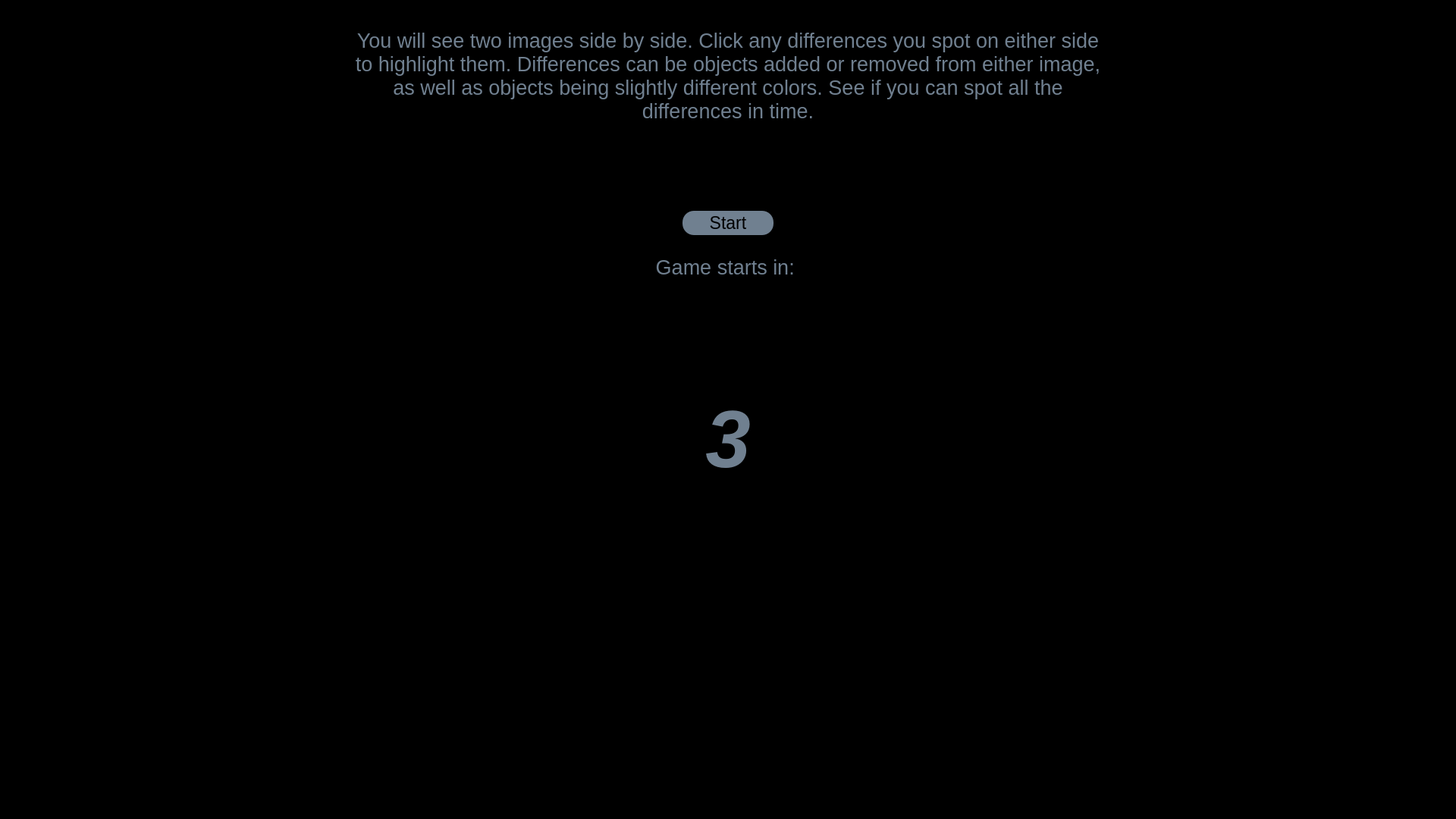
<?xml version="1.0" encoding="UTF-8"?>
<ui version="4.0">
 <class>ReadyForm</class>
 <widget class="QWidget" name="ReadyForm">
  <property name="geometry">
   <rect>
    <x>0</x>
    <y>0</y>
    <width>1920</width>
    <height>1080</height>
   </rect>
  </property>
  <property name="minimumSize">
   <size>
    <width>0</width>
    <height>0</height>
   </size>
  </property>
  <property name="maximumSize">
   <size>
    <width>16777215</width>
    <height>16777215</height>
   </size>
  </property>
  <property name="windowTitle">
   <string>Form</string>
  </property>
  <property name="styleSheet">
   <string notr="true">background-color: black</string>
  </property>
  <layout class="QVBoxLayout" name="verticalLayout_3">
   <item>
    <widget class="QStackedWidget" name="stackedWidget">
     <property name="minimumSize">
      <size>
       <width>0</width>
       <height>0</height>
      </size>
     </property>
     <property name="currentIndex">
      <number>0</number>
     </property>
     <widget class="QWidget" name="startPage">
      <property name="minimumSize">
       <size>
        <width>0</width>
        <height>0</height>
       </size>
      </property>
      <layout class="QVBoxLayout" name="verticalLayout_4">
       <item alignment="Qt::AlignHCenter">
        <widget class="QFrame" name="buttonFrame">
         <property name="minimumSize">
          <size>
           <width>0</width>
           <height>300</height>
          </size>
         </property>
         <property name="maximumSize">
          <size>
           <width>16777215</width>
           <height>300</height>
          </size>
         </property>
         <property name="frameShape">
          <enum>QFrame::StyledPanel</enum>
         </property>
         <property name="frameShadow">
          <enum>QFrame::Raised</enum>
         </property>
         <layout class="QVBoxLayout" name="verticalLayout_2">
          <item alignment="Qt::AlignHCenter|Qt::AlignVCenter">
           <widget class="QLabel" name="helpLabel">
            <property name="minimumSize">
             <size>
              <width>1000</width>
              <height>140</height>
             </size>
            </property>
            <property name="maximumSize">
             <size>
              <width>400</width>
              <height>64</height>
             </size>
            </property>
            <property name="font">
             <font>
              <pointsize>20</pointsize>
             </font>
            </property>
            <property name="styleSheet">
             <string notr="true">color: slategrey;</string>
            </property>
            <property name="text">
             <string>You will see two images side by side. Click any differences you spot on either side to highlight them. Differences can be objects added or removed from either image, as well as objects being slightly different colors. See if you can spot all the differences in time.</string>
            </property>
            <property name="alignment">
             <set>Qt::AlignCenter</set>
            </property>
            <property name="wordWrap">
             <bool>true</bool>
            </property>
           </widget>
          </item>
          <item alignment="Qt::AlignHCenter|Qt::AlignBottom">
           <widget class="QPushButton" name="startButton">
            <property name="minimumSize">
             <size>
              <width>120</width>
              <height>32</height>
             </size>
            </property>
            <property name="maximumSize">
             <size>
              <width>120</width>
              <height>32</height>
             </size>
            </property>
            <property name="font">
             <font>
              <pointsize>17</pointsize>
             </font>
            </property>
            <property name="styleSheet">
             <string notr="true">QPushButton#startButton { 
	background-color: slategrey; 
	border-radius: 15px;
	color: black; 
}

QPushButton#startButton:hover { 
	background-color: rgb(142, 158, 174); 
	border-radius: 15px;
	border: 2px solid slategrey;
}

</string>
            </property>
            <property name="text">
             <string>Start</string>
            </property>
           </widget>
          </item>
         </layout>
        </widget>
       </item>
       <item alignment="Qt::AlignHCenter">
        <widget class="QFrame" name="countdownFrame">
         <property name="minimumSize">
          <size>
           <width>0</width>
           <height>380</height>
          </size>
         </property>
         <property name="maximumSize">
          <size>
           <width>16777215</width>
           <height>400</height>
          </size>
         </property>
         <property name="frameShape">
          <enum>QFrame::StyledPanel</enum>
         </property>
         <property name="frameShadow">
          <enum>QFrame::Raised</enum>
         </property>
         <layout class="QVBoxLayout" name="verticalLayout">
          <item alignment="Qt::AlignHCenter|Qt::AlignTop">
           <widget class="QLabel" name="infoLabel">
            <property name="minimumSize">
             <size>
              <width>400</width>
              <height>32</height>
             </size>
            </property>
            <property name="maximumSize">
             <size>
              <width>400</width>
              <height>32</height>
             </size>
            </property>
            <property name="font">
             <font>
              <pointsize>20</pointsize>
             </font>
            </property>
            <property name="styleSheet">
             <string notr="true">color: slategrey;</string>
            </property>
            <property name="text">
             <string>Game starts in: </string>
            </property>
            <property name="alignment">
             <set>Qt::AlignCenter</set>
            </property>
           </widget>
          </item>
          <item alignment="Qt::AlignHCenter|Qt::AlignTop">
           <widget class="QLabel" name="countdownLabel">
            <property name="minimumSize">
             <size>
              <width>120</width>
              <height>120</height>
             </size>
            </property>
            <property name="maximumSize">
             <size>
              <width>120</width>
              <height>120</height>
             </size>
            </property>
            <property name="font">
             <font>
              <pointsize>80</pointsize>
              <italic>true</italic>
              <bold>true</bold>
             </font>
            </property>
            <property name="styleSheet">
             <string notr="true">color: slategrey;</string>
            </property>
            <property name="text">
             <string>3</string>
            </property>
            <property name="alignment">
             <set>Qt::AlignCenter</set>
            </property>
           </widget>
          </item>
         </layout>
        </widget>
       </item>
       <item>
        <spacer name="verticalSpacer">
         <property name="orientation">
          <enum>Qt::Vertical</enum>
         </property>
         <property name="sizeHint" stdset="0">
          <size>
           <width>20</width>
           <height>40</height>
          </size>
         </property>
        </spacer>
       </item>
      </layout>
     </widget>
     <widget class="QWidget" name="selectPage">
      <property name="minimumSize">
       <size>
        <width>0</width>
        <height>0</height>
       </size>
      </property>
      <layout class="QVBoxLayout" name="verticalLayout_9">
       <item alignment="Qt::AlignHCenter">
        <widget class="QFrame" name="frame">
         <property name="minimumSize">
          <size>
           <width>260</width>
           <height>300</height>
          </size>
         </property>
         <property name="maximumSize">
          <size>
           <width>260</width>
           <height>150</height>
          </size>
         </property>
         <property name="frameShape">
          <enum>QFrame::StyledPanel</enum>
         </property>
         <property name="frameShadow">
          <enum>QFrame::Raised</enum>
         </property>
         <layout class="QVBoxLayout" name="verticalLayout_6">
          <item alignment="Qt::AlignHCenter">
           <widget class="QLabel" name="countdownLabel2">
            <property name="minimumSize">
             <size>
              <width>120</width>
              <height>120</height>
             </size>
            </property>
            <property name="maximumSize">
             <size>
              <width>120</width>
              <height>120</height>
             </size>
            </property>
            <property name="font">
             <font>
              <pointsize>80</pointsize>
              <italic>true</italic>
              <bold>true</bold>
             </font>
            </property>
            <property name="styleSheet">
             <string notr="true">color: slategrey;</string>
            </property>
            <property name="text">
             <string/>
            </property>
            <property name="alignment">
             <set>Qt::AlignCenter</set>
            </property>
           </widget>
          </item>
          <item>
           <widget class="QPushButton" name="restartButton">
            <property name="minimumSize">
             <size>
              <width>240</width>
              <height>40</height>
             </size>
            </property>
            <property name="maximumSize">
             <size>
              <width>240</width>
              <height>34</height>
             </size>
            </property>
            <property name="font">
             <font>
              <pointsize>17</pointsize>
             </font>
            </property>
            <property name="styleSheet">
             <string notr="true">QPushButton#restartButton { 
	background-color: slategrey; 
	border-radius: 20px;
	color: black; 
}

QPushButton#restartButton:hover { 
	background-color: rgb(142, 158, 174); 
	border-radius: 20px;
	border: 2px solid slategrey;
}

</string>
            </property>
            <property name="text">
             <string>Restart This Image</string>
            </property>
           </widget>
          </item>
          <item>
           <widget class="QPushButton" name="startNewButton">
            <property name="minimumSize">
             <size>
              <width>240</width>
              <height>40</height>
             </size>
            </property>
            <property name="maximumSize">
             <size>
              <width>240</width>
              <height>34</height>
             </size>
            </property>
            <property name="font">
             <font>
              <pointsize>17</pointsize>
             </font>
            </property>
            <property name="styleSheet">
             <string notr="true">QPushButton#startNewButton { 
	background-color: slategrey; 
	border-radius: 20px;
	color: black; 
}

QPushButton#startNewButton:hover { 
	background-color: rgb(142, 158, 174); 
	border-radius: 20px;
	border: 2px solid slategrey;
}

</string>
            </property>
            <property name="text">
             <string>Start New Image</string>
            </property>
           </widget>
          </item>
         </layout>
        </widget>
       </item>
      </layout>
     </widget>
     <widget class="QWidget" name="endPage">
      <property name="minimumSize">
       <size>
        <width>0</width>
        <height>0</height>
       </size>
      </property>
      <layout class="QVBoxLayout" name="verticalLayout_5">
       <item alignment="Qt::AlignHCenter|Qt::AlignTop">
        <widget class="QFrame" name="frame_3">
         <property name="minimumSize">
          <size>
           <width>1000</width>
           <height>800</height>
          </size>
         </property>
         <property name="maximumSize">
          <size>
           <width>1200</width>
           <height>800</height>
          </size>
         </property>
         <property name="frameShape">
          <enum>QFrame::StyledPanel</enum>
         </property>
         <property name="frameShadow">
          <enum>QFrame::Raised</enum>
         </property>
         <layout class="QVBoxLayout" name="verticalLayout_8">
          <item>
           <widget class="QLabel" name="endLabel">
            <property name="minimumSize">
             <size>
              <width>1000</width>
              <height>140</height>
             </size>
            </property>
            <property name="maximumSize">
             <size>
              <width>400</width>
              <height>64</height>
             </size>
            </property>
            <property name="font">
             <font>
              <pointsize>70</pointsize>
             </font>
            </property>
            <property name="styleSheet">
             <string notr="true">color: slategrey;</string>
            </property>
            <property name="text">
             <string>Congratulations!</string>
            </property>
            <property name="alignment">
             <set>Qt::AlignCenter</set>
            </property>
            <property name="wordWrap">
             <bool>true</bool>
            </property>
           </widget>
          </item>
          <item>
           <widget class="QLabel" name="resultsLabel">
            <property name="minimumSize">
             <size>
              <width>1000</width>
              <height>140</height>
             </size>
            </property>
            <property name="maximumSize">
             <size>
              <width>400</width>
              <height>64</height>
             </size>
            </property>
            <property name="font">
             <font>
              <pointsize>40</pointsize>
             </font>
            </property>
            <property name="styleSheet">
             <string notr="true">color: slategrey;</string>
            </property>
            <property name="text">
             <string>You found _ differences in _ </string>
            </property>
            <property name="alignment">
             <set>Qt::AlignCenter</set>
            </property>
            <property name="wordWrap">
             <bool>true</bool>
            </property>
           </widget>
          </item>
          <item alignment="Qt::AlignHCenter">
           <widget class="QFrame" name="frame_2">
            <property name="minimumSize">
             <size>
              <width>260</width>
              <height>200</height>
             </size>
            </property>
            <property name="maximumSize">
             <size>
              <width>260</width>
              <height>200</height>
             </size>
            </property>
            <property name="frameShape">
             <enum>QFrame::StyledPanel</enum>
            </property>
            <property name="frameShadow">
             <enum>QFrame::Raised</enum>
            </property>
            <layout class="QVBoxLayout" name="verticalLayout_7">
             <item>
              <widget class="QPushButton" name="restartButton2">
               <property name="minimumSize">
                <size>
                 <width>240</width>
                 <height>40</height>
                </size>
               </property>
               <property name="maximumSize">
                <size>
                 <width>240</width>
                 <height>34</height>
                </size>
               </property>
               <property name="font">
                <font>
                 <pointsize>17</pointsize>
                </font>
               </property>
               <property name="styleSheet">
                <string notr="true">QPushButton#restartButton2 { 
	background-color: slategrey; 
	border-radius: 20px;
	color: black; 
}

QPushButton#restartButton2:hover { 
	background-color: rgb(142, 158, 174); 
	border-radius: 20px;
	border: 2px solid slategrey;
}

</string>
               </property>
               <property name="text">
                <string>Restart This Image</string>
               </property>
              </widget>
             </item>
             <item>
              <widget class="QPushButton" name="nextButton">
               <property name="minimumSize">
                <size>
                 <width>240</width>
                 <height>40</height>
                </size>
               </property>
               <property name="maximumSize">
                <size>
                 <width>240</width>
                 <height>34</height>
                </size>
               </property>
               <property name="font">
                <font>
                 <pointsize>17</pointsize>
                </font>
               </property>
               <property name="styleSheet">
                <string notr="true">QPushButton#nextButton { 
	background-color: slategrey; 
	border-radius: 20px;
	color: black; 
}

QPushButton#nextButton:hover { 
	background-color: rgb(142, 158, 174); 
	border-radius: 20px;
	border: 2px solid slategrey;
}

</string>
               </property>
               <property name="text">
                <string>Next Image</string>
               </property>
              </widget>
             </item>
             <item>
              <widget class="QPushButton" name="exitButton">
               <property name="minimumSize">
                <size>
                 <width>240</width>
                 <height>40</height>
                </size>
               </property>
               <property name="maximumSize">
                <size>
                 <width>240</width>
                 <height>34</height>
                </size>
               </property>
               <property name="font">
                <font>
                 <pointsize>17</pointsize>
                </font>
               </property>
               <property name="styleSheet">
                <string notr="true">QPushButton#exitButton { 
	background-color: slategrey; 
	border-radius: 20px;
	color: black; 
}

QPushButton#exitButton:hover { 
	background-color: rgb(142, 158, 174); 
	border-radius: 20px;
	border: 2px solid slategrey;
}

</string>
               </property>
               <property name="text">
                <string>Exit</string>
               </property>
              </widget>
             </item>
            </layout>
           </widget>
          </item>
         </layout>
        </widget>
       </item>
      </layout>
     </widget>
     <widget class="QWidget" name="memoryStart">
      <layout class="QVBoxLayout" name="verticalLayout_12">
       <item>
        <widget class="QFrame" name="buttonFrame_2">
         <property name="minimumSize">
          <size>
           <width>0</width>
           <height>300</height>
          </size>
         </property>
         <property name="maximumSize">
          <size>
           <width>16777215</width>
           <height>300</height>
          </size>
         </property>
         <property name="frameShape">
          <enum>QFrame::StyledPanel</enum>
         </property>
         <property name="frameShadow">
          <enum>QFrame::Raised</enum>
         </property>
         <layout class="QVBoxLayout" name="verticalLayout_10">
          <item alignment="Qt::AlignHCenter|Qt::AlignVCenter">
           <widget class="QLabel" name="helpLabel_2">
            <property name="minimumSize">
             <size>
              <width>1000</width>
              <height>140</height>
             </size>
            </property>
            <property name="maximumSize">
             <size>
              <width>400</width>
              <height>64</height>
             </size>
            </property>
            <property name="font">
             <font>
              <pointsize>20</pointsize>
             </font>
            </property>
            <property name="styleSheet">
             <string notr="true">color: slategrey;</string>
            </property>
            <property name="text">
             <string>In a moment, you will be presented with an assortment of numbers. Try your best to remember these numbers. After studying the initial set of numbers you will be shown more numbers and you'll determine if it's a new number or if you've seen it before.</string>
            </property>
            <property name="alignment">
             <set>Qt::AlignCenter</set>
            </property>
            <property name="wordWrap">
             <bool>true</bool>
            </property>
           </widget>
          </item>
          <item alignment="Qt::AlignHCenter|Qt::AlignBottom">
           <widget class="QPushButton" name="memoryStartButton">
            <property name="minimumSize">
             <size>
              <width>120</width>
              <height>32</height>
             </size>
            </property>
            <property name="maximumSize">
             <size>
              <width>120</width>
              <height>32</height>
             </size>
            </property>
            <property name="font">
             <font>
              <pointsize>17</pointsize>
             </font>
            </property>
            <property name="styleSheet">
             <string notr="true">QPushButton#memoryStartButton { 
	background-color: slategrey; 
	border-radius: 15px;
	color: black; 
}

QPushButton#memoryStartButton:hover { 
	background-color: rgb(142, 158, 174); 
	border-radius: 15px;
	border: 2px solid slategrey;
}

</string>
            </property>
            <property name="text">
             <string>Start</string>
            </property>
           </widget>
          </item>
         </layout>
        </widget>
       </item>
       <item>
        <widget class="QFrame" name="countdownFrame_2">
         <property name="minimumSize">
          <size>
           <width>0</width>
           <height>380</height>
          </size>
         </property>
         <property name="maximumSize">
          <size>
           <width>16777215</width>
           <height>400</height>
          </size>
         </property>
         <property name="frameShape">
          <enum>QFrame::StyledPanel</enum>
         </property>
         <property name="frameShadow">
          <enum>QFrame::Raised</enum>
         </property>
         <layout class="QVBoxLayout" name="verticalLayout_11">
          <item alignment="Qt::AlignHCenter|Qt::AlignTop">
           <widget class="QLabel" name="infoLabel_2">
            <property name="minimumSize">
             <size>
              <width>400</width>
              <height>32</height>
             </size>
            </property>
            <property name="maximumSize">
             <size>
              <width>400</width>
              <height>32</height>
             </size>
            </property>
            <property name="font">
             <font>
              <pointsize>20</pointsize>
             </font>
            </property>
            <property name="styleSheet">
             <string notr="true">color: slategrey;</string>
            </property>
            <property name="text">
             <string>Game starts in: </string>
            </property>
            <property name="alignment">
             <set>Qt::AlignCenter</set>
            </property>
           </widget>
          </item>
          <item alignment="Qt::AlignHCenter|Qt::AlignTop">
           <widget class="QLabel" name="countdownLabel_2">
            <property name="minimumSize">
             <size>
              <width>120</width>
              <height>120</height>
             </size>
            </property>
            <property name="maximumSize">
             <size>
              <width>120</width>
              <height>120</height>
             </size>
            </property>
            <property name="font">
             <font>
              <pointsize>80</pointsize>
              <italic>true</italic>
              <bold>true</bold>
             </font>
            </property>
            <property name="styleSheet">
             <string notr="true">color: slategrey;</string>
            </property>
            <property name="text">
             <string>3</string>
            </property>
            <property name="alignment">
             <set>Qt::AlignCenter</set>
            </property>
           </widget>
          </item>
         </layout>
        </widget>
       </item>
       <item>
        <spacer name="verticalSpacer_2">
         <property name="orientation">
          <enum>Qt::Vertical</enum>
         </property>
         <property name="sizeHint" stdset="0">
          <size>
           <width>20</width>
           <height>349</height>
          </size>
         </property>
        </spacer>
       </item>
      </layout>
     </widget>
    </widget>
   </item>
  </layout>
 </widget>
 <resources/>
 <connections/>
</ui>
